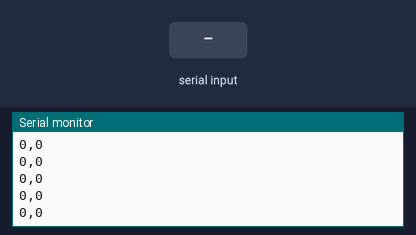
A sketch run on a simulated Arduino Uno, built with avr-gcc and run on an emulated ATmega328P. Shown: the last lines printed to the serial monitor. The inputs (shaded band) are chosen by the test bench.

Above: at 1.2 s.
1.3 s: "1" received over the second serial link
At 2.4 s:
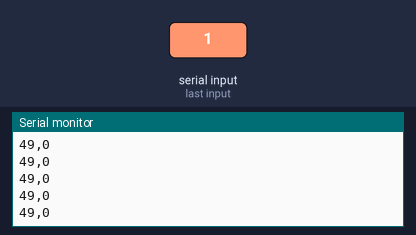
2.8 s: "0" received over the second serial link
At 3.4 s:
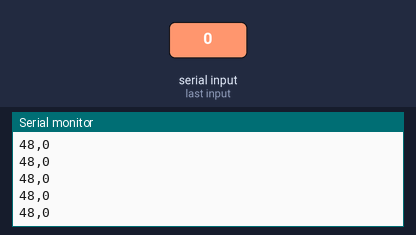
5.8 s: "2" received over the second serial link
At 6.8 s:
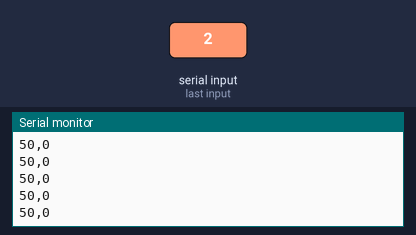
Timing chart, 0 to 8.8 s (numbered marks = the images above; inputs shaded):
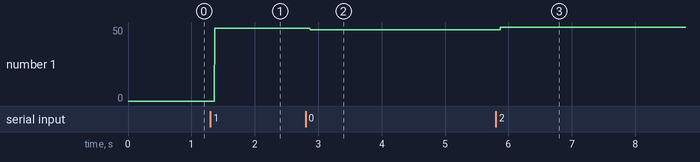

The sketch:

Rx-ATmega328.ino
```cpp
//MonitorHall > Rx-ATmega328
/*
 * MAX485 Arduino
 * DI     N/A
 * DE     GND
 * RE     GND
 * RO     D3
 */


#include <SoftwareSerial.h>
SoftwareSerial mySerial(3,4);  //rx, tx
int Result = 500;
byte byteData= 5;
byte hallA;
byte hallB;

void setup()
{
    Serial.begin(9600);
    mySerial.begin(9600);
    hallA = 0;
    hallB = 0;
}

void loop()
{
    if( mySerial.available() )
    {
      byteData = mySerial.read();
      if(byteData < 127){
        hallA = byteData;
      }else{
        hallB = byteData - 127;
      }

      //Serial.println(ByteData);
    }

    Serial.print(hallA);
    Serial.print(',');
    Serial.println(hallB);

    //Serial.print(analogRead(A0));
    //Serial.print(',');
    //Serial.println(analogRead(A1));
}
//Credits
//https://forum.arduino.cc/t/rs485-simple-integer-transfer/619544/13
```

Measured:
- after the input at 1.3 s, the serial monitor: prints a new line after 0.07 s (image 1)
- after the input at 2.8 s, the serial monitor: prints a new line after 0.07 s (image 2)
- after the input at 5.8 s, the serial monitor: prints a new line after 0.07 s (image 3)
- plotted number 1: 0 → 49 after the input at 1.3 s, 49 → 48 after the input at 2.8 s, 48 → 50 after the input at 5.8 s
